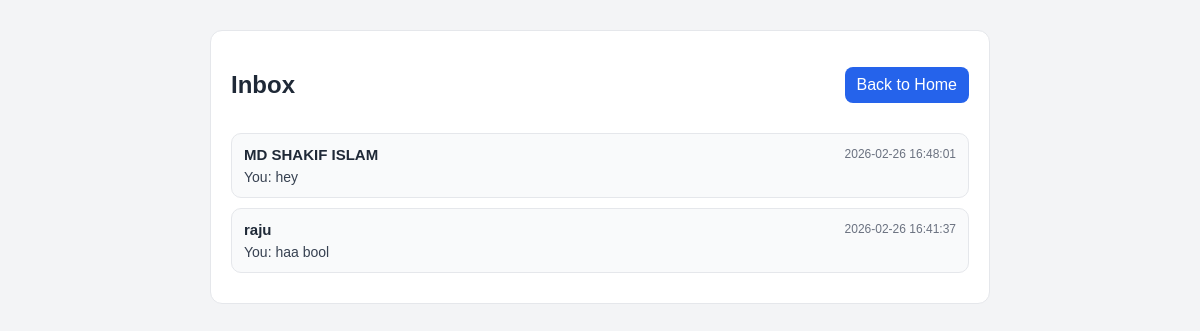
The app's page /inbox (signed in) with its own data.
### tables this page shows
CREATE TABLE users (
            id INTEGER PRIMARY KEY AUTOINCREMENT,
            username TEXT UNIQUE NOT NULL,
            password TEXT NOT NULL,
            role TEXT DEFAULT 'user'
        , full_name TEXT, student_id TEXT, department TEXT, email TEXT, phone TEXT);

CREATE TABLE messages (
            id INTEGER PRIMARY KEY AUTOINCREMENT,
            sender_id INTEGER NOT NULL,
            receiver_id INTEGER NOT NULL,
            item_id INTEGER,
            message_text TEXT NOT NULL,
            created_at TEXT DEFAULT CURRENT_TIMESTAMP,
            is_read INTEGER DEFAULT 0,
            FOREIGN KEY(sender_id) REFERENCES users(id),
            FOREIGN KEY(receiver_id) REFERENCES users(id),
            FOREIGN KEY(item_id) REFERENCES items(id)
        );

### app.py (the view)
@app.route('/inbox')
def inbox():
    if not is_user_logged_in():
        return redirect('/login')
    current_user_id = session.get('user_id')
    conn = sqlite3.connect('database.db')
    cursor = conn.cursor()
    cursor.execute(
        '''
        SELECT
            partner_id,
            MAX(id) AS last_message_id,
            SUM(CASE WHEN receiver_id = ? AND is_read = 0 THEN 1 ELSE 0 END) AS unread_count
        FROM (
            SELECT
                id,
                sender_id,
                receiver_id,
                is_read,
                CASE
                    WHEN sender_id = ? THEN receiver_id
                    ELSE sender_id
                END AS partner_id
            FROM messages
            WHERE sender_id = ? OR receiver_id = ?
        )
        GROUP BY partner_id
        ORDER BY last_message_id DESC
        ''',
        (current_user_id, current_user_id, current_user_id, current_user_id)
    )
    conversation_rows = cursor.fetchall()
    conversations = []
    for row in conversation_rows:
        partner_id, last_message_id, unread_count = row
        cursor.execute(
            "SELECT id, username, full_name FROM users WHERE id = ?",
            (partner_id,)
        )
        partner = cursor.fetchone()
        if not partner:
            continue
        cursor.execute(
            "SELECT sender_id, message_text, created_at FROM messages WHERE id = ?",
            (last_message_id,)
        )
        last_message = cursor.fetchone()
        if not last_message:
            continue
        conversations.append({
            'partner_id': partner[0],
            'partner_username': partner[1],
            'partner_name': partner[2] or partner[1],
            'last_sender_id': last_message[0],
            'last_message_text': last_message[1],
            'last_message_time': last_message[2],
            'unread_count': unread_count or 0
        })
    conn.close()
    return render_template('inbox.html', conversations=conversations, current_user_id=current_user_id)

### app.py (called while the page is built)
def is_user_logged_in():
    return session.get('user_id') is not None

def get_unread_message_count(user_id):
    if not user_id:
        return 0
    conn = sqlite3.connect('database.db')
    cursor = conn.cursor()
    cursor.execute(
        "SELECT COUNT(*) FROM messages WHERE receiver_id = ? AND is_read = 0",
        (user_id,)
    )
    unread_count = cursor.fetchone()[0]
    conn.close()
    return unread_count

@app.context_processor
def inject_unread_message_count():
    user_id = session.get('user_id')
    unread_messages_count = get_unread_message_count(user_id) if user_id else 0
    return {'unread_messages_count': unread_messages_count}

### templates/inbox.html (shortened to what this page needs)
<!DOCTYPE html>
<html>
<head>
</head>
<body>
    <div class="container">
        <div class="top">
            <h2>Inbox</h2>
            <a class="btn" href="/">Back to Home</a>
        </div>
        {% if conversations %}
            {% for c in conversations %}
                <a class="conversation" href="/chat/{{ c.partner_id }}">
                    <div class="row">
                        <div class="name">
                            {{ c.partner_name }}
                        </div>
                        <div class="time">{{ c.last_message_time }}</div>
                    </div>
                    <div class="preview">
                        {% if c.last_sender_id == current_user_id %}You: {% endif %}{{ c.last_message_text }}
                    </div>
                </a>
            {% endfor %}
        {% else %}
            <div class="empty">No messages yet. Open a user's profile or a post and send your first message.</div>
        {% endif %}
    </div>
</body>
</html>

### templates/inbox.html (style rules this page uses)
body { font-family: Arial, sans-serif; margin: 0; background: #f3f4f6; color: #1f2937; }
.container { width: min(780px, calc(100% - 32px)); margin: 30px auto; background: #ffffff; border: 1px solid #e5e7eb; border-radius: 12px; padding: 20px; box-sizing: border-box; }
.top { display: flex; justify-content: space-between; align-items: center; margin-bottom: 14px; gap: 8px; }
.btn { display: inline-block; text-decoration: none; color: #ffffff; background: #2563eb; border-radius: 8px; padding: 9px 12px; }
.conversation { display: block; text-decoration: none; color: inherit; border: 1px solid #e5e7eb; border-radius: 10px; background: #f9fafb; padding: 12px; margin-bottom: 10px; }
.row { display: flex; justify-content: space-between; align-items: center; gap: 8px; margin-bottom: 6px; }
.name { font-weight: bold; font-size: 15px; }
.time { color: #6b7280; font-size: 12px; }
.preview { color: #374151; font-size: 14px; }

### records on screen
users: partner_name "MD SHAKIF ISLAM"
messages: last_message_time "2026-02-26 16:48:01", last_message_text "hey"
users: partner_name "raju"
messages: last_message_time "2026-02-26 16:41:37", last_message_text "haa bool"
